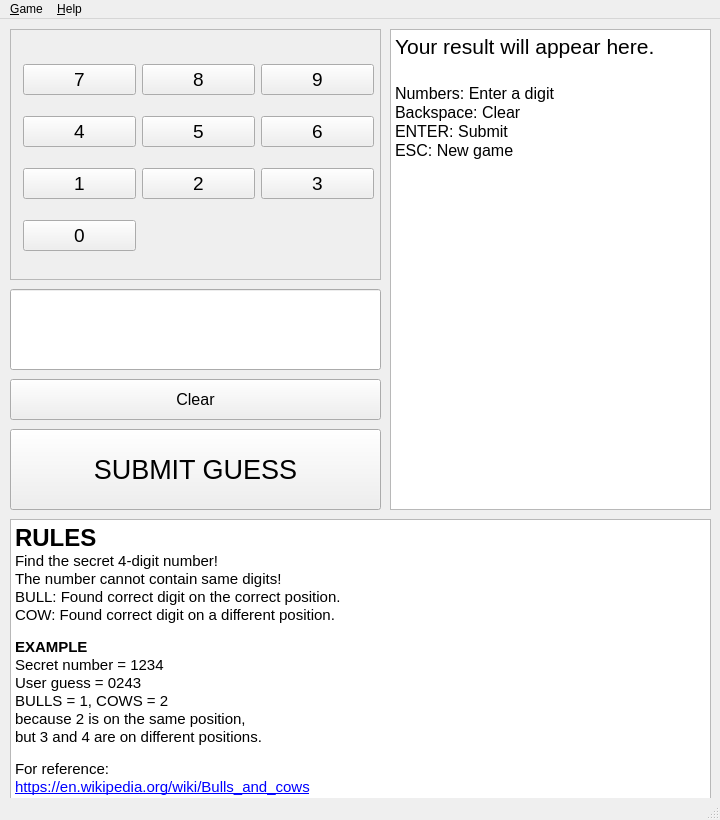
<?xml version="1.0" encoding="UTF-8"?>
<ui version="4.0">
 <class>MainWindow</class>
 <widget class="QMainWindow" name="MainWindow">
  <property name="geometry">
   <rect>
    <x>0</x>
    <y>0</y>
    <width>720</width>
    <height>820</height>
   </rect>
  </property>
  <property name="windowTitle">
   <string>Bulls and Cows Game</string>
  </property>
  <widget class="QWidget" name="centralwidget">
   <widget class="QFrame" name="numbersFrame">
    <property name="geometry">
     <rect>
      <x>10</x>
      <y>10</y>
      <width>371</width>
      <height>251</height>
     </rect>
    </property>
    <property name="font">
     <font>
      <pointsize>14</pointsize>
     </font>
    </property>
    <property name="frameShape">
     <enum>QFrame::StyledPanel</enum>
    </property>
    <property name="frameShadow">
     <enum>QFrame::Raised</enum>
    </property>
    <widget class="QWidget" name="layoutWidget">
     <property name="geometry">
      <rect>
       <x>13</x>
       <y>20</y>
       <width>351</width>
       <height>221</height>
      </rect>
     </property>
     <layout class="QGridLayout" name="gridLayout">
      <item row="0" column="0">
       <widget class="QPushButton" name="button7">
        <property name="text">
         <string>7</string>
        </property>
        <property name="shortcut">
         <string>7</string>
        </property>
        <property name="checkable">
         <bool>false</bool>
        </property>
       </widget>
      </item>
      <item row="0" column="1">
       <widget class="QPushButton" name="button8">
        <property name="text">
         <string>8</string>
        </property>
        <property name="shortcut">
         <string>8</string>
        </property>
        <property name="checkable">
         <bool>false</bool>
        </property>
       </widget>
      </item>
      <item row="0" column="2">
       <widget class="QPushButton" name="button9">
        <property name="text">
         <string>9</string>
        </property>
        <property name="shortcut">
         <string>9</string>
        </property>
        <property name="checkable">
         <bool>false</bool>
        </property>
       </widget>
      </item>
      <item row="1" column="0">
       <widget class="QPushButton" name="button4">
        <property name="text">
         <string>4</string>
        </property>
        <property name="shortcut">
         <string>4</string>
        </property>
        <property name="checkable">
         <bool>false</bool>
        </property>
       </widget>
      </item>
      <item row="1" column="1">
       <widget class="QPushButton" name="button5">
        <property name="text">
         <string>5</string>
        </property>
        <property name="shortcut">
         <string>5</string>
        </property>
        <property name="checkable">
         <bool>false</bool>
        </property>
       </widget>
      </item>
      <item row="1" column="2">
       <widget class="QPushButton" name="button6">
        <property name="text">
         <string>6</string>
        </property>
        <property name="shortcut">
         <string>6</string>
        </property>
        <property name="checkable">
         <bool>false</bool>
        </property>
       </widget>
      </item>
      <item row="2" column="0">
       <widget class="QPushButton" name="button1">
        <property name="text">
         <string>1</string>
        </property>
        <property name="shortcut">
         <string>1</string>
        </property>
        <property name="checkable">
         <bool>false</bool>
        </property>
       </widget>
      </item>
      <item row="2" column="1">
       <widget class="QPushButton" name="button2">
        <property name="text">
         <string>2</string>
        </property>
        <property name="shortcut">
         <string>2</string>
        </property>
        <property name="checkable">
         <bool>false</bool>
        </property>
       </widget>
      </item>
      <item row="2" column="2">
       <widget class="QPushButton" name="button3">
        <property name="text">
         <string>3</string>
        </property>
        <property name="shortcut">
         <string>3</string>
        </property>
        <property name="checkable">
         <bool>false</bool>
        </property>
       </widget>
      </item>
      <item row="3" column="0">
       <widget class="QPushButton" name="button0">
        <property name="text">
         <string>0</string>
        </property>
        <property name="shortcut">
         <string>0</string>
        </property>
        <property name="checkable">
         <bool>false</bool>
        </property>
        <property name="checked">
         <bool>false</bool>
        </property>
       </widget>
      </item>
     </layout>
    </widget>
   </widget>
   <widget class="QPushButton" name="buttonClear">
    <property name="geometry">
     <rect>
      <x>10</x>
      <y>360</y>
      <width>371</width>
      <height>41</height>
     </rect>
    </property>
    <property name="font">
     <font>
      <pointsize>12</pointsize>
     </font>
    </property>
    <property name="text">
     <string>Clear</string>
    </property>
    <property name="shortcut">
     <string>Backspace</string>
    </property>
   </widget>
   <widget class="QPushButton" name="buttonSubmit">
    <property name="geometry">
     <rect>
      <x>10</x>
      <y>410</y>
      <width>371</width>
      <height>81</height>
     </rect>
    </property>
    <property name="font">
     <font>
      <pointsize>20</pointsize>
     </font>
    </property>
    <property name="text">
     <string>SUBMIT GUESS</string>
    </property>
    <property name="shortcut">
     <string>Return</string>
    </property>
   </widget>
   <widget class="QLineEdit" name="userguessField">
    <property name="geometry">
     <rect>
      <x>10</x>
      <y>270</y>
      <width>371</width>
      <height>81</height>
     </rect>
    </property>
    <property name="font">
     <font>
      <pointsize>36</pointsize>
     </font>
    </property>
    <property name="text">
     <string/>
    </property>
    <property name="maxLength">
     <number>4</number>
    </property>
    <property name="echoMode">
     <enum>QLineEdit::Normal</enum>
    </property>
    <property name="alignment">
     <set>Qt::AlignCenter</set>
    </property>
    <property name="readOnly">
     <bool>true</bool>
    </property>
   </widget>
   <widget class="QTextEdit" name="resultsTextArea">
    <property name="geometry">
     <rect>
      <x>390</x>
      <y>10</y>
      <width>321</width>
      <height>481</height>
     </rect>
    </property>
    <property name="font">
     <font>
      <pointsize>16</pointsize>
     </font>
    </property>
    <property name="readOnly">
     <bool>true</bool>
    </property>
    <property name="html">
     <string>&lt;!DOCTYPE HTML PUBLIC &quot;-//W3C//DTD HTML 4.0//EN&quot; &quot;http://www.w3.org/TR/REC-html40/strict.dtd&quot;&gt;
&lt;html&gt;&lt;head&gt;&lt;meta name=&quot;qrichtext&quot; content=&quot;1&quot; /&gt;&lt;meta charset=&quot;utf-8&quot; /&gt;&lt;style type=&quot;text/css&quot;&gt;
p, li { white-space: pre-wrap; }
hr { height: 1px; border-width: 0; }
li.unchecked::marker { content: &quot;\2610&quot;; }
li.checked::marker { content: &quot;\2612&quot;; }
&lt;/style&gt;&lt;/head&gt;&lt;body style=&quot; font-family:'Sans Serif'; font-size:16pt; font-weight:400; font-style:normal;&quot;&gt;
&lt;p style=&quot; margin-top:0px; margin-bottom:0px; margin-left:0px; margin-right:0px; -qt-block-indent:0; text-indent:0px;&quot;&gt;Your result will appear here.&lt;/p&gt;
&lt;p style=&quot;-qt-paragraph-type:empty; margin-top:0px; margin-bottom:0px; margin-left:0px; margin-right:0px; -qt-block-indent:0; text-indent:0px;&quot;&gt;&lt;br /&gt;&lt;/p&gt;
&lt;p style=&quot; margin-top:0px; margin-bottom:0px; margin-left:0px; margin-right:0px; -qt-block-indent:0; text-indent:0px;&quot;&gt;&lt;span style=&quot; font-size:12pt;&quot;&gt;Numbers: Enter a digit&lt;/span&gt;&lt;/p&gt;
&lt;p style=&quot; margin-top:0px; margin-bottom:0px; margin-left:0px; margin-right:0px; -qt-block-indent:0; text-indent:0px;&quot;&gt;&lt;span style=&quot; font-size:12pt;&quot;&gt;Backspace: Clear&lt;/span&gt;&lt;/p&gt;
&lt;p style=&quot; margin-top:0px; margin-bottom:0px; margin-left:0px; margin-right:0px; -qt-block-indent:0; text-indent:0px;&quot;&gt;&lt;span style=&quot; font-size:12pt;&quot;&gt;ENTER: Submit&lt;/span&gt;&lt;/p&gt;
&lt;p style=&quot; margin-top:0px; margin-bottom:0px; margin-left:0px; margin-right:0px; -qt-block-indent:0; text-indent:0px;&quot;&gt;&lt;span style=&quot; font-size:12pt;&quot;&gt;ESC: New game&lt;/span&gt;&lt;/p&gt;&lt;/body&gt;&lt;/html&gt;</string>
    </property>
   </widget>
   <widget class="QTextBrowser" name="gamerulesTextArea">
    <property name="geometry">
     <rect>
      <x>10</x>
      <y>500</y>
      <width>701</width>
      <height>291</height>
     </rect>
    </property>
    <property name="html">
     <string>&lt;!DOCTYPE HTML PUBLIC &quot;-//W3C//DTD HTML 4.0//EN&quot; &quot;http://www.w3.org/TR/REC-html40/strict.dtd&quot;&gt;
&lt;html&gt;&lt;head&gt;&lt;meta name=&quot;qrichtext&quot; content=&quot;1&quot; /&gt;&lt;meta charset=&quot;utf-8&quot; /&gt;&lt;style type=&quot;text/css&quot;&gt;
p, li { white-space: pre-wrap; }
hr { height: 1px; border-width: 0; }
li.unchecked::marker { content: &quot;\2610&quot;; }
li.checked::marker { content: &quot;\2612&quot;; }
&lt;/style&gt;&lt;/head&gt;&lt;body style=&quot; font-family:'Sans Serif'; font-size:9pt; font-weight:400; font-style:normal;&quot;&gt;
&lt;p style=&quot; margin-top:0px; margin-bottom:0px; margin-left:0px; margin-right:0px; -qt-block-indent:0; text-indent:0px;&quot;&gt;&lt;span style=&quot; font-size:18pt; font-weight:700;&quot;&gt;RULES&lt;/span&gt;&lt;/p&gt;
&lt;p style=&quot; margin-top:0px; margin-bottom:0px; margin-left:0px; margin-right:0px; -qt-block-indent:0; text-indent:0px;&quot;&gt;&lt;span style=&quot; font-size:11pt;&quot;&gt;Find the secret 4-digit number!&lt;/span&gt;&lt;/p&gt;
&lt;p style=&quot; margin-top:0px; margin-bottom:0px; margin-left:0px; margin-right:0px; -qt-block-indent:0; text-indent:0px;&quot;&gt;&lt;span style=&quot; font-size:11pt;&quot;&gt;The number cannot contain same digits!&lt;/span&gt;&lt;/p&gt;
&lt;p style=&quot; margin-top:0px; margin-bottom:0px; margin-left:0px; margin-right:0px; -qt-block-indent:0; text-indent:0px;&quot;&gt;&lt;span style=&quot; font-size:11pt;&quot;&gt;BULL: Found correct digit on the correct position.&lt;/span&gt;&lt;/p&gt;
&lt;p style=&quot; margin-top:0px; margin-bottom:0px; margin-left:0px; margin-right:0px; -qt-block-indent:0; text-indent:0px;&quot;&gt;&lt;span style=&quot; font-size:11pt;&quot;&gt;COW: Found correct digit on a different position.&lt;/span&gt;&lt;/p&gt;
&lt;p style=&quot;-qt-paragraph-type:empty; margin-top:0px; margin-bottom:0px; margin-left:0px; margin-right:0px; -qt-block-indent:0; text-indent:0px;&quot;&gt;&lt;br /&gt;&lt;/p&gt;
&lt;p style=&quot; margin-top:0px; margin-bottom:0px; margin-left:0px; margin-right:0px; -qt-block-indent:0; text-indent:0px;&quot;&gt;&lt;span style=&quot; font-size:11pt; font-weight:700;&quot;&gt;EXAMPLE&lt;/span&gt;&lt;/p&gt;
&lt;p style=&quot; margin-top:0px; margin-bottom:0px; margin-left:0px; margin-right:0px; -qt-block-indent:0; text-indent:0px;&quot;&gt;&lt;span style=&quot; font-size:11pt;&quot;&gt;Secret number = 1234&lt;/span&gt;&lt;/p&gt;
&lt;p style=&quot; margin-top:0px; margin-bottom:0px; margin-left:0px; margin-right:0px; -qt-block-indent:0; text-indent:0px;&quot;&gt;&lt;span style=&quot; font-size:11pt;&quot;&gt;User guess = 0243&lt;/span&gt;&lt;/p&gt;
&lt;p style=&quot; margin-top:0px; margin-bottom:0px; margin-left:0px; margin-right:0px; -qt-block-indent:0; text-indent:0px;&quot;&gt;&lt;span style=&quot; font-size:11pt;&quot;&gt;BULLS = 1, COWS = 2&lt;/span&gt;&lt;/p&gt;
&lt;p style=&quot; margin-top:0px; margin-bottom:0px; margin-left:0px; margin-right:0px; -qt-block-indent:0; text-indent:0px;&quot;&gt;&lt;span style=&quot; font-size:11pt;&quot;&gt;because 2 is on the same position, &lt;/span&gt;&lt;/p&gt;
&lt;p style=&quot; margin-top:0px; margin-bottom:0px; margin-left:0px; margin-right:0px; -qt-block-indent:0; text-indent:0px;&quot;&gt;&lt;span style=&quot; font-size:11pt;&quot;&gt;but 3 and 4 are on different positions.&lt;/span&gt;&lt;/p&gt;
&lt;p style=&quot;-qt-paragraph-type:empty; margin-top:0px; margin-bottom:0px; margin-left:0px; margin-right:0px; -qt-block-indent:0; text-indent:0px;&quot;&gt;&lt;br /&gt;&lt;/p&gt;
&lt;p style=&quot; margin-top:0px; margin-bottom:0px; margin-left:0px; margin-right:0px; -qt-block-indent:0; text-indent:0px;&quot;&gt;&lt;span style=&quot; font-size:11pt;&quot;&gt;For reference:&lt;/span&gt;&lt;/p&gt;
&lt;p style=&quot; margin-top:0px; margin-bottom:0px; margin-left:0px; margin-right:0px; -qt-block-indent:0; text-indent:0px;&quot;&gt;&lt;a href=&quot;https://en.wikipedia.org/wiki/Bulls_and_cows&quot;&gt;&lt;span style=&quot; font-size:11pt; text-decoration: underline; color:#0000ff;&quot;&gt;https://en.wikipedia.org/wiki/Bulls_and_cows&lt;/span&gt;&lt;/a&gt;&lt;/p&gt;&lt;/body&gt;&lt;/html&gt;</string>
    </property>
   </widget>
  </widget>
  <widget class="QMenuBar" name="menubar">
   <property name="geometry">
    <rect>
     <x>0</x>
     <y>0</y>
     <width>720</width>
     <height>19</height>
    </rect>
   </property>
   <widget class="QMenu" name="menuGame">
    <property name="title">
     <string>&amp;Game</string>
    </property>
    <addaction name="gameNew"/>
    <addaction name="gameQuit"/>
   </widget>
   <widget class="QMenu" name="menuHelp">
    <property name="title">
     <string>&amp;Help</string>
    </property>
    <addaction name="helpAbout"/>
   </widget>
   <addaction name="menuGame"/>
   <addaction name="menuHelp"/>
  </widget>
  <widget class="QStatusBar" name="statusbar"/>
  <action name="gameNew">
   <property name="text">
    <string>&amp;New</string>
   </property>
   <property name="shortcut">
    <string>Esc</string>
   </property>
  </action>
  <action name="gameQuit">
   <property name="text">
    <string>&amp;Quit</string>
   </property>
   <property name="shortcut">
    <string>F10</string>
   </property>
  </action>
  <action name="helpAbout">
   <property name="text">
    <string>&amp;About</string>
   </property>
  </action>
 </widget>
 <resources/>
 <connections>
  <connection>
   <sender>buttonClear</sender>
   <signal>clicked()</signal>
   <receiver>userguessField</receiver>
   <slot>clear()</slot>
   <hints>
    <hint type="sourcelabel">
     <x>212</x>
     <y>399</y>
    </hint>
    <hint type="destinationlabel">
     <x>207</x>
     <y>330</y>
    </hint>
   </hints>
  </connection>
 </connections>
</ui>
